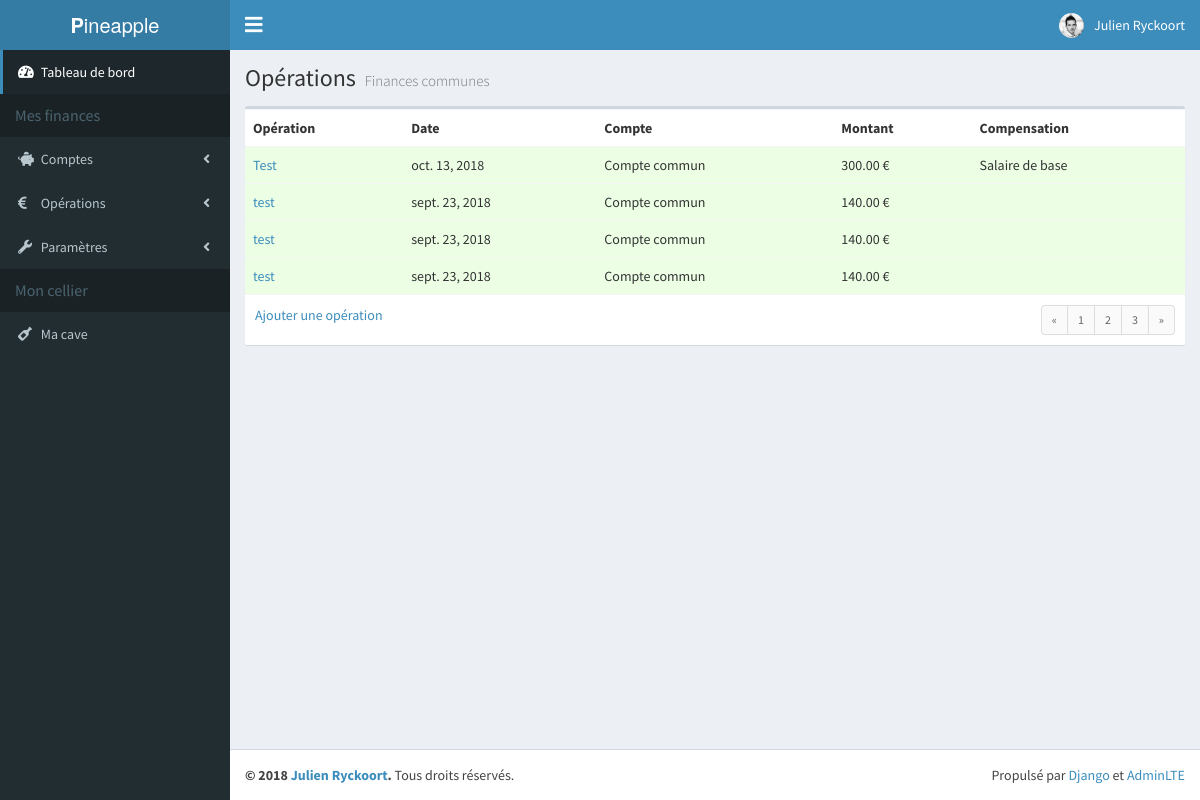
/accounting/operations/2 (signed in), run on the app's committed database.
### accounting/models.py (models this page shows, shortened)
class Budget(models.Model):
    user = models.ManyToManyField('auth.User')
    name = models.CharField(max_length=200)
    text = models.TextField(default=None, blank=True, null=True)
    class Meta:
        ordering = ('id',)

class AccountingEntry(models.Model):
    account = models.ForeignKey('Account', on_delete=models.CASCADE)
    counterparty_account = models.ForeignKey('Account', on_delete=models.CASCADE, blank=True, null=True, related_name='accounting_entry_counterparty')
    compensation_account = models.ForeignKey('CompensationAccount', on_delete=models.CASCADE, blank=True, null=True, default=None)
    date = models.DateField()
    amount = models.DecimalField(max_digits=13, decimal_places=2)
    name = models.CharField(max_length=200)
    text = models.TextField(default=None, blank=True, null=True)

class Account(models.Model):
    budget = models.ForeignKey('Budget', on_delete=models.CASCADE)
    name = models.CharField(max_length=200)
    text = models.TextField(default=None, blank=True, null=True)
    balance = models.DecimalField(max_digits=13, decimal_places=2)
    type = models.ForeignKey('AccountType', on_delete=models.PROTECT)
    class Meta:
        ordering = ('budget','type',)

class CompensationAccount(models.Model):
    budget = models.ForeignKey('Budget', on_delete=models.CASCADE)
    name = models.CharField(max_length=200)
    text = models.TextField(default=None, blank=True, null=True)
    balance = models.DecimalField(max_digits=13, decimal_places=2)
    category = models.ForeignKey('CompensationAccountCategory', on_delete=models.PROTECT)
    class Meta:
        ordering = ('budget','category',)

### accounting/views.py (the view)
# urls.py: path('operations/<id_budget>', views.operations, name='operations'),
def operations(request, id_budget):
    budget = Budget.objects.get(id=id_budget)
    entries = AccountingEntry.objects.filter(account__budget=id_budget).order_by('-date')
    return render(request, 'accounting/index_operations.html', locals())

### accounting/templates/accounting/index_operations.html
{% extends 'base.html' %}
{% block header %}
<h1>
  Opérations
  <small>{{ budget.name }}</small>
</h1>
{% endblock %}
{% block content %}
<div class="box">
  <div class="box-body no-padding">
    <table class="table">
      <tbody>
        <tr>
          <th>Opération</th>
          <th>Date</th>
          <th>Compte</th>
          <th>Montant</th>
          <th>Compensation</th>
        </tr>
        {% for entry in entries %}
        <tr {% if entry.amount >= 0 %} class="table-operations-income" {% else %} class="table-operations-expense" {% endif %}>
          <td><a href="{% url 'view_operation' entry.id %}">{{ entry.name }}</a></td>
          <td>{{ entry.date }}</td>
          <td>{{ entry.account.name }}</td>
          <td>{{ entry.amount }} €</td>
          <td>{{ entry.compensation_account.name }}</td>
        </tr>
        {% endfor %}
      </tbody>
    </table>
  </div>
  <div class="box-footer clearfix">
    <a href="{% url 'add_operation' %}">Ajouter une opération</a>
    <ul class="pagination pagination-sm no-margin pull-right">
      <li><a href="#">&laquo;</a></li>
      <li><a href="#">1</a></li>
      <li><a href="#">2</a></li>
      <li><a href="#">3</a></li>
      <li><a href="#">&raquo;</a></li>
    </ul>
  </div>
</div>
{% endblock %}

### project_templates/base.html (shortened to what this page needs)
{% load static %}
{% load humanize %}
<!DOCTYPE html>
<html>
<head>
  <link rel="stylesheet" href="{% static 'bower_components/bootstrap/dist/css/bootstrap.min.css' %}">
  <link rel="stylesheet" href="https://use.fontawesome.com/releases/v5.4.1/css/all.css">
  <link rel="stylesheet" href="{% static 'dist/css/AdminLTE.css' %}">
  <link rel="stylesheet" href="{% static 'dist/css/skins/skin-blue.min.css' %}">
  <link rel="stylesheet" href="{% static 'dist/css/pineapple.css' %}">
</head>
<body class="hold-transition skin-blue sidebar-mini">
<div class="wrapper">
  <header class="main-header">
    <a href="#" class="logo">
      <span class="logo-lg"><b>P</b>ineapple</span>
    </a>
    <nav class="navbar navbar-static-top" role="navigation">
      <a href="#" class="sidebar-toggle fa fa-bars" data-toggle="push-menu" role="button">
      </a>
      <div class="navbar-custom-menu">
        <ul class="nav navbar-nav">
          <li class="dropdown user user-menu">
            <a href="#" class="dropdown-toggle" data-toggle="dropdown">
              <img src="{% static 'dist/img/julien.jpg' %}" class="user-image" alt="User Image">
              <span class="hidden-xs">{{ request.user.first_name }} {{ request.user.last_name  }}</span>
            </a>
          </li>
        </ul>
      </div>
    </nav>
  </header>
  <aside class="main-sidebar">
    <section class="sidebar">
      <ul class="sidebar-menu" data-widget="tree">
        <li class="active">
          <a href="#">
            <i class="fa fa-tachometer-alt"></i>
            <span>Tableau de bord</span>
          </a>
        </li>
        <li class="header">Mes finances</li>
        <li class="treeview">
          <a href="#">
            <i class="fa fa-piggy-bank"></i>
            <span>Comptes</span>
            <span class="pull-right-container">
              <i class="fa fa-angle-left pull-right"></i>
            </span>
          </a>
        </li>
        <li class="treeview">
          <a href="#">
            <i class="fa fa-euro-sign"></i>
            <span>Opérations</span>
            <span class="pull-right-container">
              <i class="fa fa-angle-left pull-right"></i>
            </span>
          </a>
        </li>
        <li class="treeview">
          <a href="#">
            <i class="fa fa-wrench"></i>
            <span>Paramètres</span>
            <span class="pull-right-container">
              <i class="fa fa-angle-left pull-right"></i>
            </span>
          </a>
        </li>
        <li class="header">Mon cellier</li>
        <li>
          <a href="#">
            <i class="fa fa-wine-bottle"></i>
            <span>Ma cave</span>
          </a>
        </li>
      </ul>
    </section>
  </aside>
  <div class="content-wrapper">
    <section class="content-header">
      {% block header %}
      {% endblock %}
    </section>
    <section class="content container-fluid">
      {% block content %}
      {% endblock %}
    </section>
  </div>
  <footer class="main-footer">
    <div class="pull-right hidden-xs">
      Propulsé par <a href="https://www.djangoproject.com/" target="_blank">Django</a> et <a href="https://adminlte.io/" target="_blank">AdminLTE</a>
    </div>
    <strong>&copy; 2018 <a href="https://www.facebook.com/jryckoort" target="_blank">Julien Ryckoort</a>.</strong> Tous droits réservés.
  </footer>
</div>
</body>
</html>

### data on the page
Budget: name "Finances communes"
AccountingEntry: name "Test", date "oct. 13, 2018", account.name "Compte commun", amount "300.00", compensation_account.name "Salaire de base"
AccountingEntry: name "test", date "sept. 23, 2018", account.name "Compte commun", amount "140.00"
AccountingEntry: name "test", date "sept. 23, 2018", account.name "Compte commun", amount "140.00"
AccountingEntry: name "test", date "sept. 23, 2018", account.name "Compte commun", amount "140.00"

### other printed values
{{ request.user.first_name }} "Julien"
{{ request.user.last_name }} "Ryckoort"
